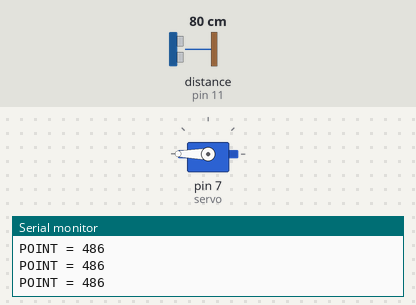
The sketch below on a simulated Arduino Uno, built with avr-gcc and run on an emulated ATmega328P. Shown: servo, the last lines printed to the serial monitor. The test bench sets the inputs (shaded band); at power-on: distance to the obstacle (sensor on pin 11) 80 cm. The echo pulse lasts 58.3 µs per cm.

Above: at 1.2 s.
1.3 s: distance to the obstacle (sensor on pin 11) set to 2 cm
At 2.4 s:
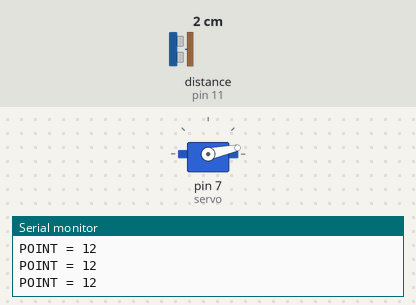
3.0 s: distance to the obstacle (sensor on pin 11) set to 4 cm
At 3.8 s:
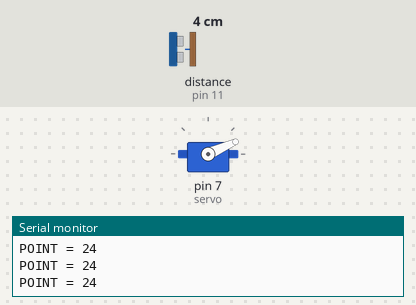
4.5 s: distance to the obstacle (sensor on pin 11) set to 9 cm
At 5.1 s:
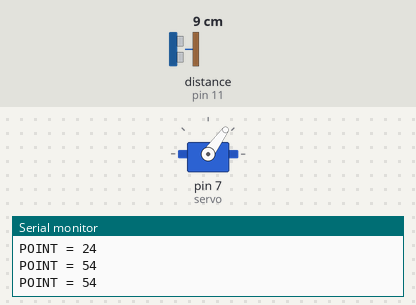
6.0 s: distance to the obstacle (sensor on pin 11) set to 18 cm
At 6.6 s:
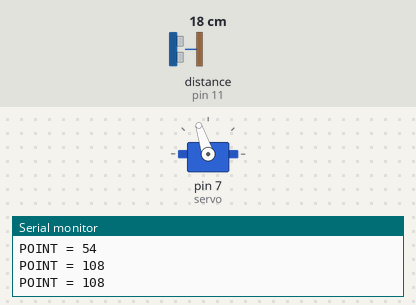
7.5 s: distance to the obstacle (sensor on pin 11) set to 35 cm
At 8.1 s:
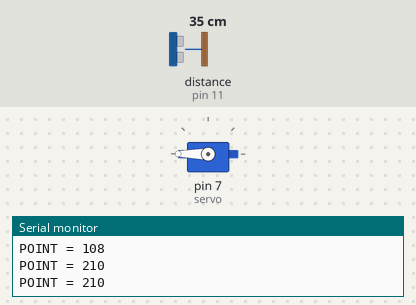
Timing chart, 0 to 10.0 s (numbered marks = the images above; inputs shaded):
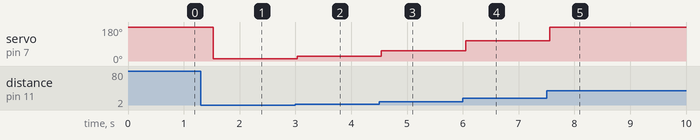

Measured:
- after the input at 1.3 s, servo on pin 7 (servo): 180° → 12° after 0.23 s
- after the input at 3.0 s, servo on pin 7 (servo): 12° → 24° at once
- after the input at 4.5 s, servo on pin 7 (servo): 24° → 54° at once
- after the input at 6.0 s, servo on pin 7 (servo): 54° → 108° after 0.05 s
- after the input at 7.5 s, servo on pin 7 (servo): 108° → 180° after 0.06 s

The sketch:

Ultrasonik_servo_2.ino
```cpp
#include <NewPing.h>  //library sensor ultrasonik
#include <Servo.h>  //library servo

#define servo     7  //pin servo
#define trig      12  //pin trig ultrasonik
#define echo      11  //pin echo ultrasonik
#define maksimal  180 //maksimal jarak ultrasonik

Servo myservo;  //membuat variabel myservo

NewPing jarak(trig, echo, maksimal);  //membuat variabel jarak

int point;

void setup() {
  Serial.begin(9600);
  myservo.attach(servo); //memanggil variabel servo
}

void loop() {
//  Serial.print("Ping");
//  Serial.print(jarak.ping_cm());  // menampilkan jarak
//  Serial.println("cm");

  point = jarak.ping_cm();
  point = map(point, 0, 30, 0, 180);
  Serial.print("POINT = ");
  Serial.println(point);
  myservo.write(point); // servo bergerak sesuai jarak
  delay(300);
}
```
